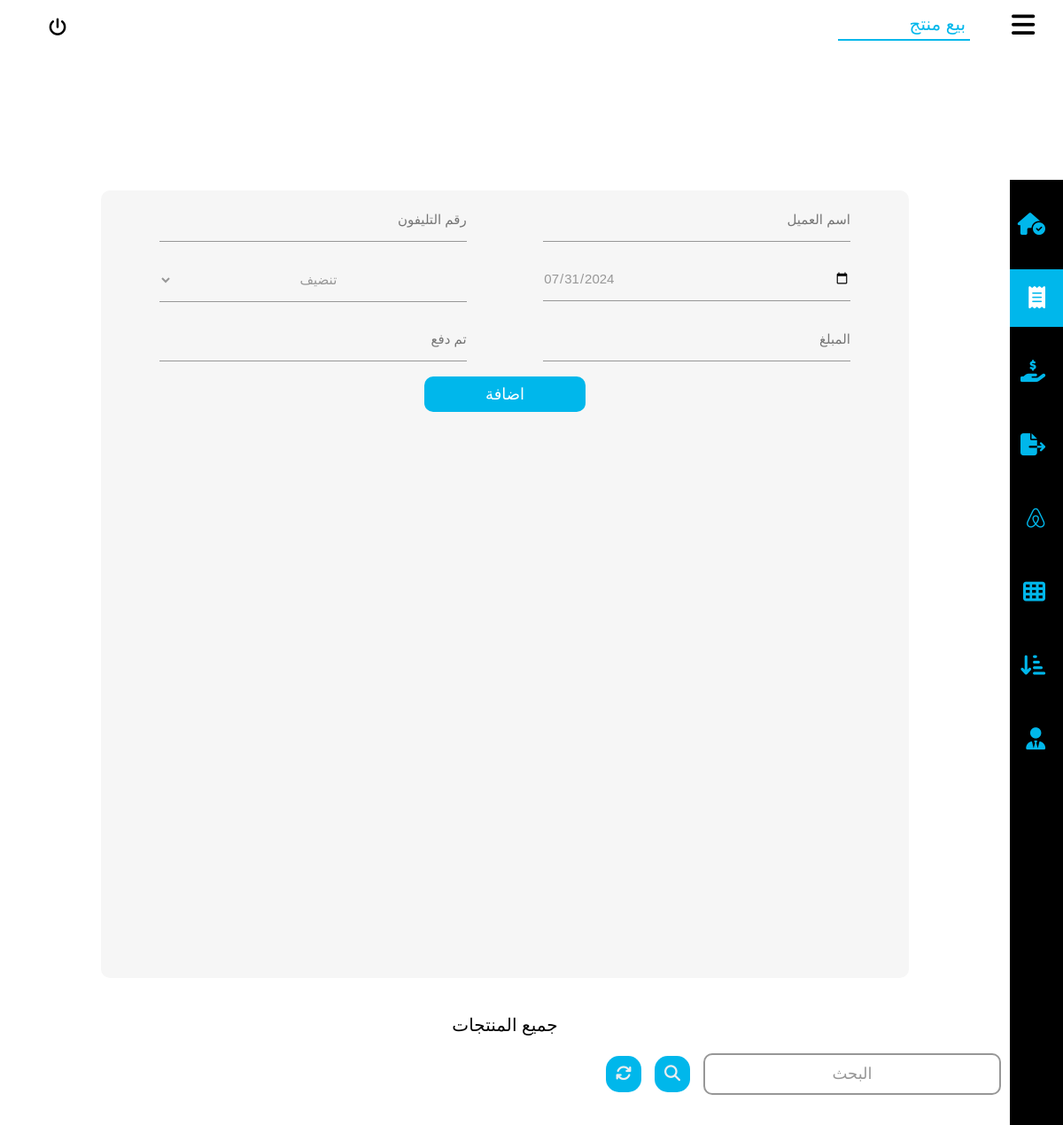
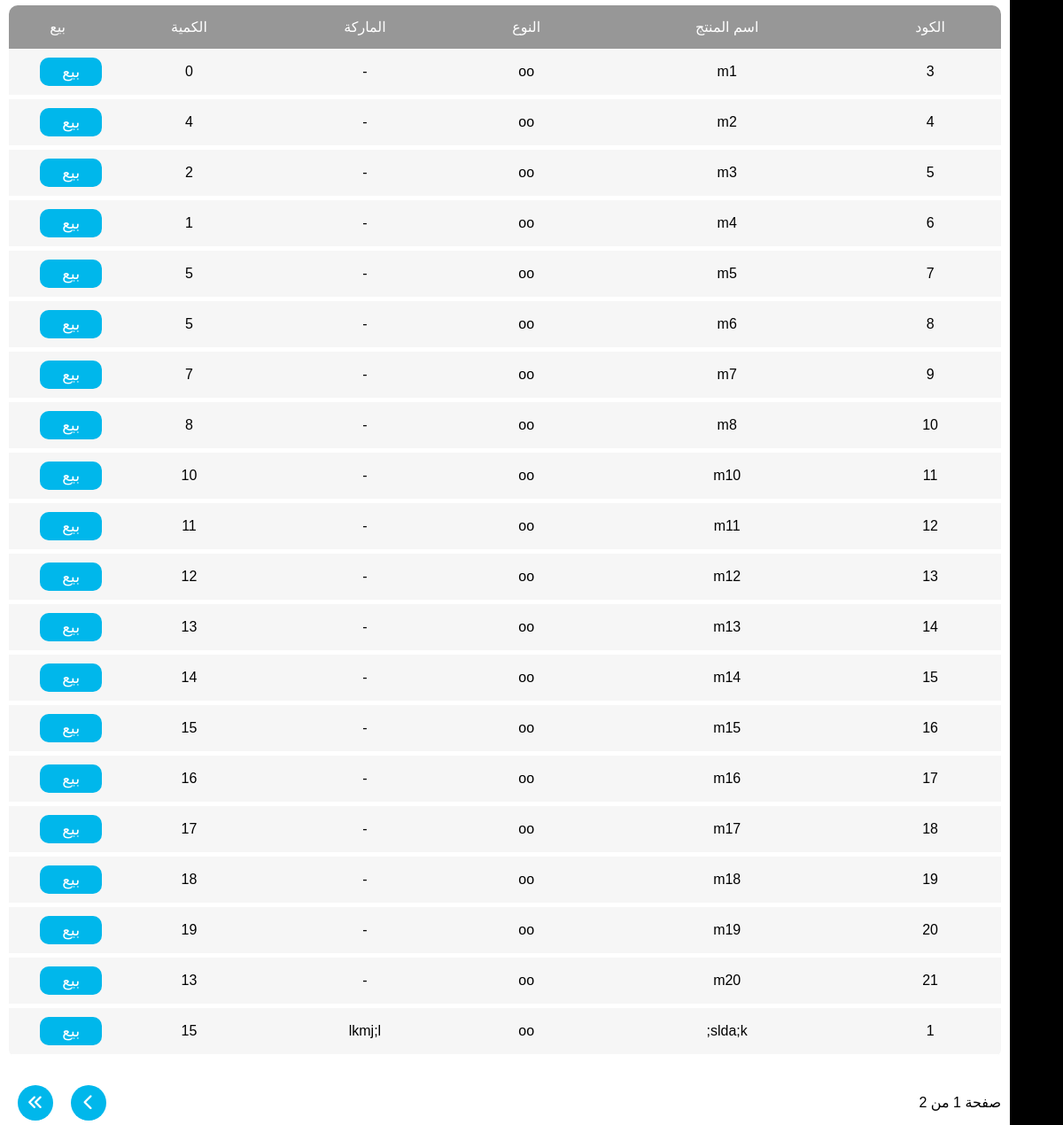
The app's page /sales with its own data (2 pictures, top to bottom).
### user/models.py (models this page shows)
class Item(models.Model):
    kind = models.ForeignKey(Kind, on_delete=models.CASCADE, null=True)
    name = models.CharField(max_length=100, blank=True, null=True)
    prand = models.CharField(max_length=100, blank=True, null=True)
    quantity = models.PositiveIntegerField(blank=True, null=True)
    price = models.DecimalField(max_digits=10, decimal_places=2, blank=True, null=True)
    date = models.DateTimeField(blank=True, null=True)

class Kind(models.Model):
    name = models.CharField(max_length=100, blank=True, null=True)

### user/views.py (the view)
# urls.py: path('sales',views.sale_page, name='sales' ),
def sale_page(request):
    items = Item.objects.all().order_by("-date")
    clients = Client.objects.all()
    paginator = Paginator(items ,20)
    page = request.GET.get('page')
    try:
        items_list = paginator.page(page)
    except PageNotAnInteger:
        items_list = paginator.page(1)
    except EmptyPage :
        items_list = paginator.page(paginator.num_pages)
    if 'search' in request.POST :
        search_input = request.POST.get('searchInput')
        results = [result['id'] for result in Item.objects.all().filter(Q(name__icontains=search_input)).values()]
        items_list = [Item.objects.get(pk = id) for id in results]
    context ={
        "items" : items_list,
        "clients" : clients,
    }
    return render(request, "sales.html", context)

### templates/sales.html (shortened to what this page needs)
{% load static %}
<!DOCTYPE html>
<html lang="en">
    <head>
    <link rel="stylesheet" href=" {% static "css/style.css" %} ">
    <link rel="stylesheet" href=" {% static "css/all.min.css" %} ">
    <link rel="stylesheet" href=" {% static "css/fontawesome.min.css" %} ">
</head>
<body>
    <header>
        <div class="main">
            <div class="minhead">
                <i class="fa-solid fa-bars" id="rightconexpend"></i>
            </div>
            <ul>
                <li class="selected"><a href="{% url "sales" %}">بيع منتج</a></li>
            </ul>
        </div>
        <div class="username">
                <a href="{% url "logout" %}"><i class="fa-solid fa-power-off"></i></a>
        </div>
    </header>
    <div class="backcon">
        <div class="rightcon">
            <ul>
                <a href="{% url "home" %}">
                    <li>
                        <i class="fa-solid fa-house-circle-check"></i>
                    </li>
                </a>
                <a href= "{% url "sales" %}">
                    <li class="activeli">
                        <i class="fa-solid fa-receipt"></i>
                    </li>
                </a>
                <a href="{% url "tempsales" %}">
                    <li>
                        <i class="fa-solid fa-hand-holding-dollar"></i>
                    </li>
                </a>
                <a href="{% url "loses" %}">
                    <li>
                        <i class="fa-solid fa-file-export"></i>
                    </li>
                </a>
                <a href="{% url "items" %}">
                    <li >
                        <i class="fa-brands fa-airbnb"></i>
                    </li>
                </a>
                <a href="{% url "profits" %}">
                    <li>
                        <i class="fa-solid fa-table-cells"></i>
                    </li>
                </a>
                <a href="{% url "shorts" %}">
                    <li>
                        <i class="fa-solid fa-arrow-down-short-wide"></i>
                    </li>
                </a>
                <a href="{% url "daycome" %}">
                    <li>
                        <i class="fa-solid fa-user-tie"></i>
                    </li>
                </a>
            </ul>
        </div>
        <div class="leftcon">
            <form method="post" action="{% url "sell3"  %}" class="othersell">
                <div class="addinputs">
                    <input type="text" name="client_name" placeholder="اسم العميل">
                    <input type="number" name="client_phone" placeholder="رقم التليفون">
                    <input type="date" name="date" placeholder="التاريخ">
                    <select name="crash" id="" placeholder="العطل">
                        <option value="تنضيف">تنضيف</option>
                    </select>
                    <input type="number" name="sale_price" placeholder="المبلغ">
                    <input type="number" name="paid" placeholder="تم دفع">
                </div>
                <button name="sell3" >اضافة</button>
            </form>
            <div class="status">
                <h2>جميع المنتجات</h2>
                <form method="post" action="" style="width: 100%;display: flex;align-items: center;justify-content: center;flex-direction: column;">
                    <div class="addsell">
                        <div class="wraper">
                            <div class="first">
                                <input  name="searchInput" value="{{request.POST.searchInput}}" type="text" id="search_bar" class="search_bar" required >
                                <span>البحث</span>
                            </div>
                        </div>
                        <button name="search" class="sellbtn" style="width: 40px;"><i class="fa-solid fa-magnifying-glass"></i></button>
                        <a href="{% url "sales" %}" class="sellbtn" style="width: 40px; text-align:center;"><i class="fa-solid fa-arrows-rotate"></i></a>
                    </div>
                </form>
                <div style="width: 100%; overflow: scroll; height: fit-content;">
                    {% if items %}
                    <table class="sellstable">
                        <thead>
                            <tr>
                                <th>الكود</th>
                                <th>اسم المنتج</th>
                                <th>النوع</th>
                                <th>الماركة</th>
                                <th>الكمية</th>
                                <th>بيع</th>
                            </tr>
                        </thead>
                        <tbody>
                            {% for item in items %}
                            <tr>
                                <td>{{item.id}}</td>
                                <td>{{item.name}}</td>
                                <td>{{item.kind.name}}</td>
                                <td>{{item.prand}}</td>
                                <td>{{item.quantity}}</td>
                                <td><button class="sellprod" id="sellsups" metadata='
                                    <form method="post" action="{% url "sell" item.id %}" style="width: 100%;display: flex;align-items: center;justify-content: center;flex-direction: column;">
                                        {% csrf_token %}
                                        <input name="item" value="{{ item.id }}" type="hidden">
                                        <h3 style="color:#3D4B64;">بيع منتج</h3>
                                            <div class="addsell">
                                                <div style="width:50%;height:fit-content;">
                                                    <ul>
                                                        <li>اسم المنتج : <span>{{item.name}}</span></li>
                                                        <li>النوع : <span>{{item.kind.name}}</span></li>
                                                        <li>الماركة : <span>{{item.prand}}</span></li>
                                                        <li>سعر المنتج : <span>{{item.price}} جنيه</span></li>
                                                        <li> الكمية المتاحة : <span>{{item.quantity}}</span></li>
                                                    </ul>
                                                </div>
                                            <div style="width:50%;display:flex;justify-content:center;align-items:center;flex-direction:column;margin-top:40px;">
                                                <div class="wraper" style="width:35%;position:absolute; top:5%;z-index:1000;">
                                                    <div class="first">
                                                        <input onfocus="selection()" type="text" name="client_name" id="prod_input"  class="search_bar"  >
                                                        <span>اسم العميل</span>
                                                    </div>
                                                    <div class="search_res" id="search_res">
                                                        <table id="suplliersull" style="padding:0;margin:0;width:100%;">
                                                            <th></th>
                                                            <tbody id="suplliersul">
                                                                {% for client in clients %}
                                                                <tr style="width:100%;user-select:none;">
                                                                    <td style="font-size:15px;">{{client.name}}</td>
                                                                </tr>
                                                                {% endfor %}
                                                            </tbody>
                                                        </table>
                                                    </div>
                                                </div>
                                                <div class="wraper" style="width: 70%;">
                                                    <div class="second">
                                                        <input name= "date" value="" type="date" id="search_bar" class="search_bar" >
                                                        <span>التاريخ</span>
                                                    </div>
                                                </div>
                                                <div class="wraper" style="width: 70%;margin:10px;">
                                                    <div class="second">
                                                        <input name= "client_phone" value="" type="number" id="search_bar" class="search_bar" >
                                                        <span>رقم الموبايل</span>
                                                    </div>
                                                </div>
                                                <div class="wraper" style="width: 70%;margin:10px;">
                                                    <div class="second">
                                                        <input name= "crash" type="text" id="search_bar" class="search_bar" >
                                                        <span>العطل</span>
                                                    </div>
                                                </div>
                                                <div class="wraper" style="width: 70%;margin:10px;">
                                                    <div class="second">
                                                        <select name="method"  style="font-size:18px;" id="search_bar" class="search_bar">
                                                            <option style="font-size:18px;" value="نقدية">نقدية</option>
                                                            <option style="font-size:18px;" value="محفظة">محفظة</option>
                                                        </select>
                                                        <span>طريقة الدفع</span>
                                                    </div>
                                                </div>
                                            </div>
                                        </div>
                                        <div class="addsell">
                                            <div class="wraper" style="width: 20%;margin:0 10px;">
                                                <div class="second">
                                                    <input name= "sale_price" min="0" value="" onkeyup="subTotal()" type="number" id="sell_price" class="search_bar" required>
                                                    <span>سعر البيع</span>
                                                </div>
                                            </div>
                                            <div class="wraper" style="width: 20%;margin:0 10px;">
                                                <div class="second">
                                                    <input name= "sale_quantity" min="0" value="1" type="number" onkeyup="subTotal()" id="sell_quant" class="search_bar" required>
                                                    <span>الكمية المباعة</span>
                                                </div>
                                            </div>
                                            <div class="wraper" style="width: 20%;margin:0 10px;">
                                                <div class="second">
                                                    <input min="0" value="1" type="number" id="sell_subTotal" class="search_bar" readonly>
                                                    <span>اجمالى</span>
                                                </div>
                                            </div>
                                            <div class="wraper" style="width: 20%;margin:0 10px;">
                                                <div class="second">
                                                    <input name= "paid" min="0" type="number" onkeyup="remainprice()" id="sell_pay" class="search_bar" required>
                                                    <span>دفع</span>
                                                </div>
                                            </div>
                                            <div class="wraper" style="width: 20%;margin:0 10px;">
                                                <div class="second">
                                                    <input name= "remain" min="0" value="" type="number" id="sell_remain" class="search_bar" readonly >
                                                    <span>الباقى</span>
                                                </div>
                                            </div>
                                        </div>
                                        <button name= "sell" class="sellbtn">بيع</button>
                                    </form>
                                    '>بيع</button></td>
                                </tr>
                                {% endfor %}
                        </tbody>
                    </table>
                    <div class="btnnav">
                        <div>
                            <p>صفحة {{ items.number }} من {{ items.paginator.num_pages }}</p>
                        </div>
                        <div>
                            {% if items.has_next %}
                            <a href="?page={{ items.next_page_number }}"><i class="fa-solid fa-chevron-left"></i></a>
                            <a href="?page={{ items.paginator.num_pages }}"><i class="fa-solid fa-angles-left"></i></a>
                            {% endif %}
                        </div>
                    </div>
                </div>
            </div>
        </div>
        {% else %}
        <h2 style="width: 100%;text-align: center;color: #303C54;margin-bottom: 20px;">لا يوجد بضاعة</h2>
        {% endif %}
    </div>
</body>
</html>

### records on screen
Item: id "3", name "m1", kind.name "oo", prand "-", quantity "0"
Item: id "4", name "m2", kind.name "oo", prand "-", quantity "4"
Item: id "5", name "m3", kind.name "oo", prand "-", quantity "2"
Item: id "6", name "m4", kind.name "oo", prand "-", quantity "1"
Item: id "7", name "m5", kind.name "oo", prand "-", quantity "5"
Item: id "8", name "m6", kind.name "oo", prand "-", quantity "5"
Item: id "9", name "m7", kind.name "oo", prand "-", quantity "7"
Item: id "10", name "m8", kind.name "oo", prand "-", quantity "8"
Item: id "11", name "m10", kind.name "oo", prand "-", quantity "10"
Item: id "12", name "m11", kind.name "oo", prand "-", quantity "11"
Item: id "13", name "m12", kind.name "oo", prand "-", quantity "12"
Item: id "14", name "m13", kind.name "oo", prand "-", quantity "13"
Item: id "15", name "m14", kind.name "oo", prand "-", quantity "14"
Item: id "16", name "m15", kind.name "oo", prand "-", quantity "15"
Item: id "17", name "m16", kind.name "oo", prand "-", quantity "16"
Item: id "18", name "m17", kind.name "oo", prand "-", quantity "17"
Item: id "19", name "m18", kind.name "oo", prand "-", quantity "18"
Item: id "20", name "m19", kind.name "oo", prand "-", quantity "19"
Item: id "21", name "m20", kind.name "oo", prand "-", quantity "13"
Item: id "1", name "slda;k;", kind.name "oo", prand "lkmj;l", quantity "15"

### other values on screen
{{ items.paginator.num_pages }} "2"
